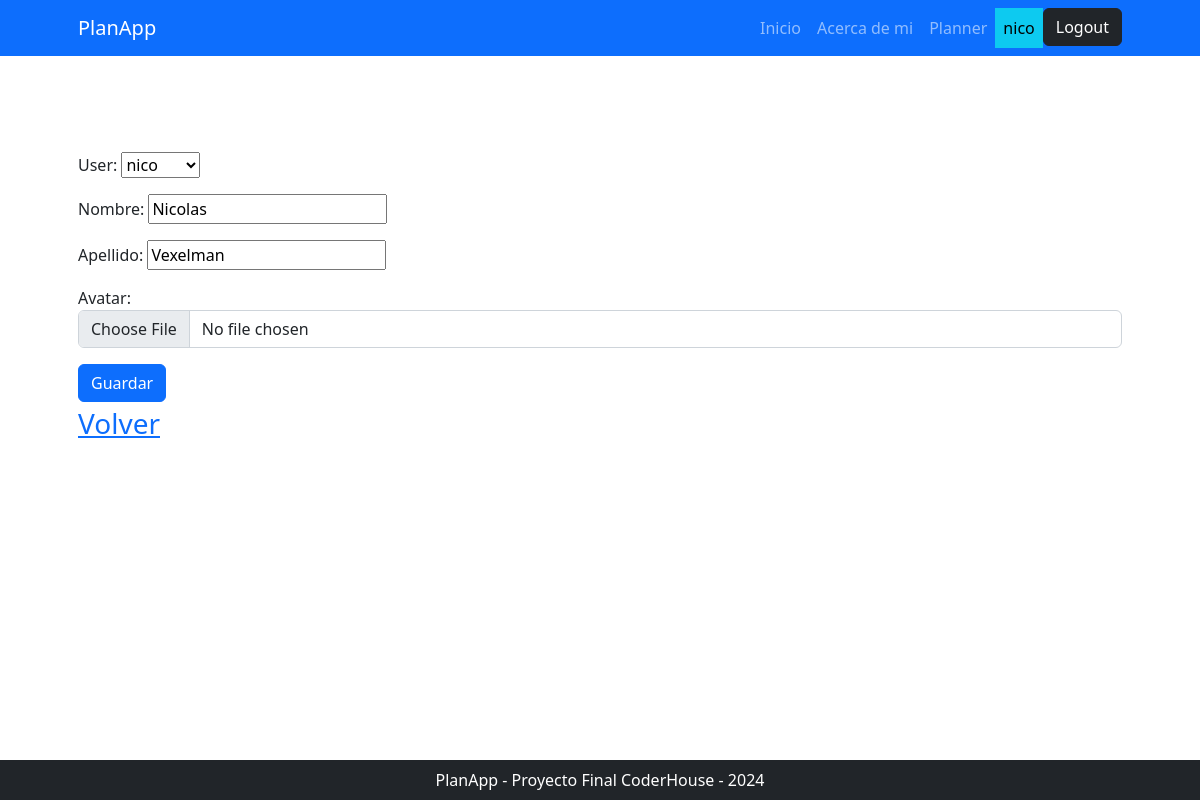
The page /planner/responsable/update/1 (signed in) on the database as committed earlier.
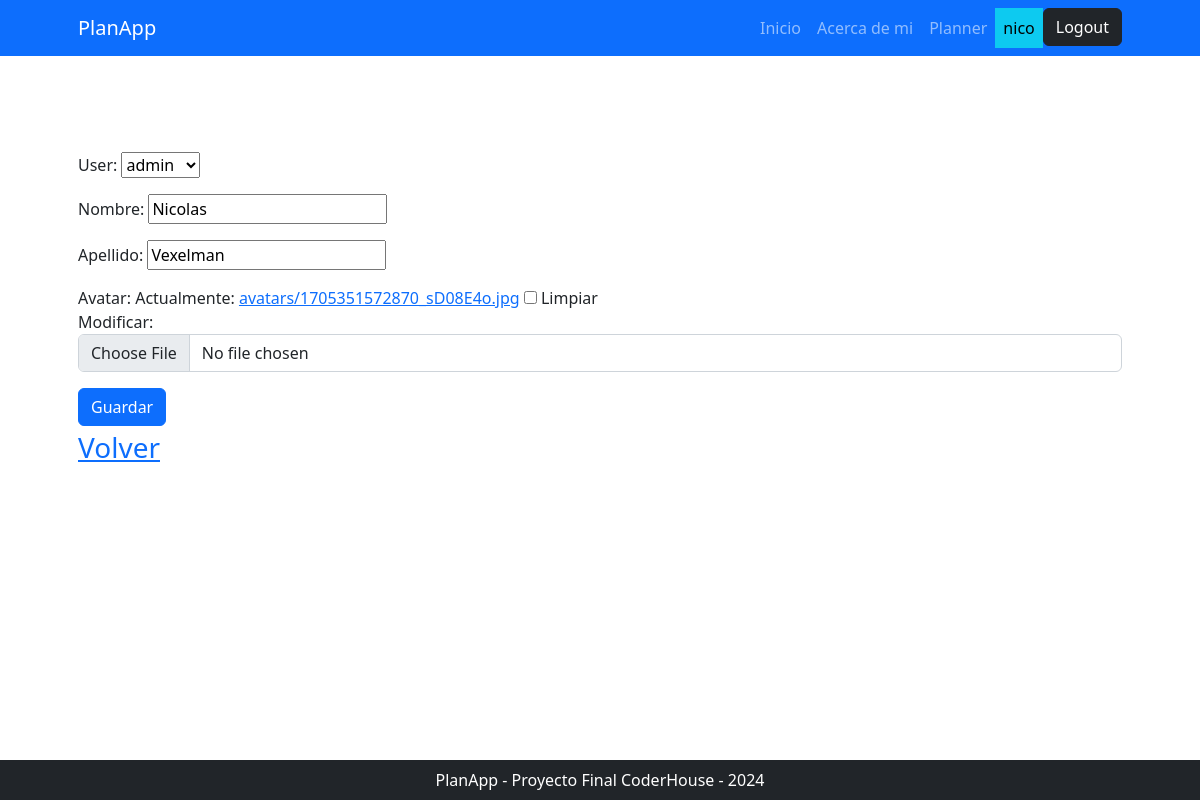
The same page on the database as committed later.
### planner/models.py (models this page shows, shortened)
class Responsable(models.Model):
    user = models.OneToOneField(User, on_delete=models.CASCADE)
    nombre = models.CharField(max_length=50)
    apellido = models.CharField(max_length=50)
    avatar = models.ImageField(upload_to='avatars', null=True, blank=True)

### planner/views.py (the view)
# urls.py: path("responsable/update/<int:pk>", views.ResponsableUpdate.as_view(), name="responsable_update"),
class ResponsableUpdate(LoginRequiredMixin, UpdateView):
    model = models.Responsable
    form_class = forms.ResponsableForm
    success_url = reverse_lazy("planner:responsable_list")

### planner/forms.py
class ResponsableForm(forms.ModelForm):
    class Meta:
        model = models.Responsable
        fields = "__all__"
        widgets = {
            "avatar": forms.ClearableFileInput(attrs={"class": "form-control"}),
        }

### planner/templates/planner/responsable_form.html (shortened to what this page needs)
{% extends 'core/base.html' %}
{% block contenido %}
    <form method="post" enctype="multipart/form-data">
        <table>
            {{ form.as_p }}
        </table>
        <button type="submit" class="btn btn-primary">Guardar</button>
    </form>
    <div class="fs-3 pb-4">
        <a href="{% url 'planner:responsable_list' %}">Volver</a>
    </div>
{% endblock contenido %}

Rows that differ between the two databases and show on the page:
changed Responsable "Nicolas": user "nico" → "admin"
Other text that changed with them:
form field as_p: (not shown) → "☐"
text no longer shown: "User: Nombre: Apellido: Avatar:"
text now shown: "User: Nombre: Apellido: Avatar: Actualmente: avatars/1705351572870_sD08E4o.jpg Limpiar Modificar:"
